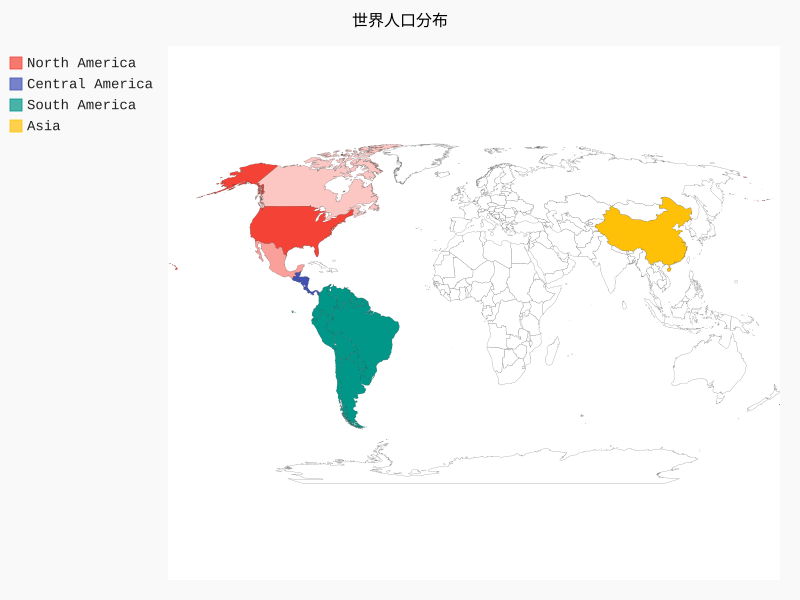

This chart was generated by the following Python code:
import pygal.maps.world

wm = pygal.maps.world.World()

wm.title = '世界人口分布'
wm.add('North America', {'ca': 34126000, 'us': 309349000, 'mx': 113423000})
wm.add('Central America', ['bz', 'cr', 'gt', 'hn', 'ni', 'pa', 'sv'])
wm.add('South America', ['ar', 'bo', 'br', 'cl', 'co', 'ec', 'gf','gy', 'pe', 'py', 'sr', 'uy', 've'])
wm.add('Asia', ['cn'])
wm.render_to_file('americas.svg')
